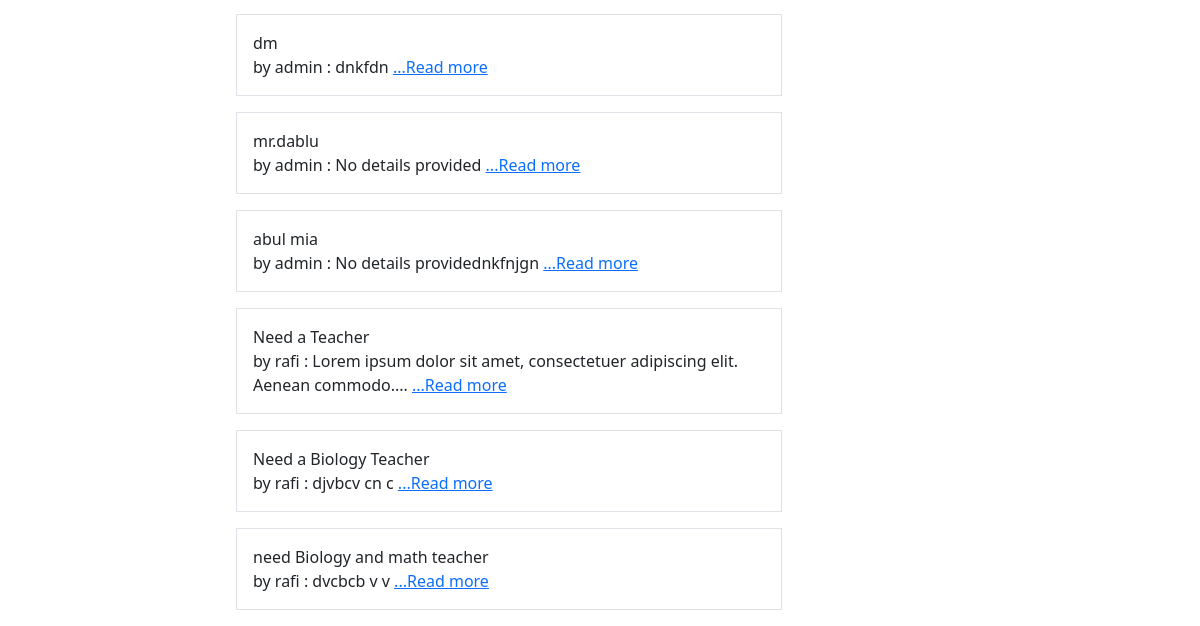
The app's page /postlist/ (lower part), older data.
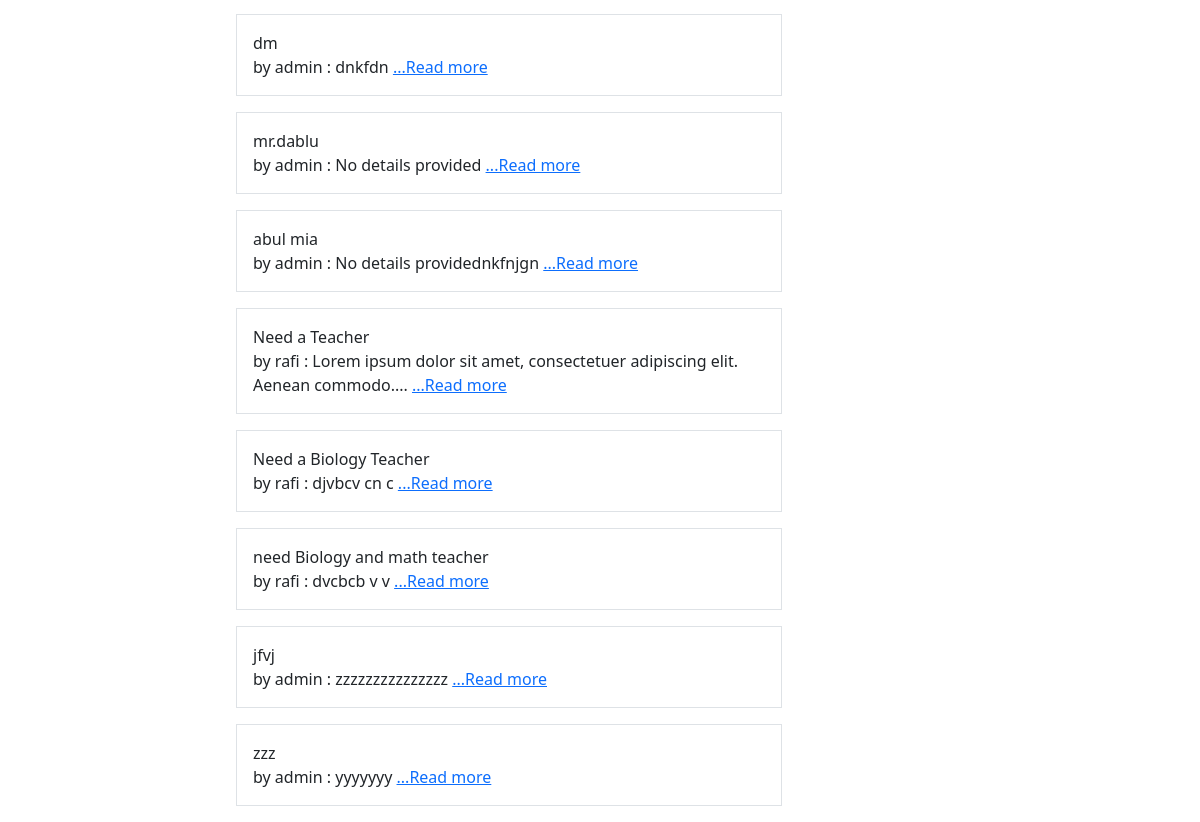
The same page, newer data.
### app/models.py (models this page shows, shortened)
class Post(models.Model):
    CATEGORY_CHOICES = (
        ('Teacher', 'Teacher'),
        ('Student', 'Student'),
    )
    MEDIUM = (
        ('Bangla', 'bangla'),
        ('English', 'English'),
        ('Urdu', 'Urdu'),
        ('Hindi', 'Hindi')
    )
    user = models.ForeignKey(
        User, on_delete=models.CASCADE, blank=True, null=True)
    id = models.AutoField(primary_key=True)
    title = models.CharField(max_length=100)
    slug = models.CharField(max_length=100, default=title)
    email = models.EmailField()
    salary = models.FloatField()
    details = models.TextField(default='No details provided')
    available = models.BooleanField()
    category = models.CharField(max_length=20, choices=CATEGORY_CHOICES)
    created_date = models.DateTimeField(default=now)
    image = models.ImageField(default='default.jpg',
                              upload_to='tuition/images')
    medium = MultiSelectField(
        max_length=100, max_choices=4, choices=MEDIUM,  default='bangla')
    subject = models.ManyToManyField(Subject, related_name='subject_set')
    class_in = models.ManyToManyField(Class_in, related_name='class_set')
    likes = models.ManyToManyField(User, related_name= 'post_likes')
    views = models.ManyToManyField(User,related_name='post_views')
    def details_short(self):
        words = self.details.split(' ')
        if len(words) > 10:
            return " ".join(words[:10]) + '....'
        else:
            return self.details

### app/views.py (the view)
# urls.py: path('postlist/',PostListView.as_view(), name = 'postlist'),
class PostListView(ListView):
    queryset = Post.objects.all()
    template_name = "tuition/postlist.html"
    def get_context_data(self, *args, **kwargs):
        context = super().get_context_data(*args, **kwargs)
        context['post'] = context.get('object_list')
        context["subjects"] = Subject.objects.all()
        context["classes"] = Class_in.objects.all()
        return context

### app/models.py (called while the page is built)
    def __str__(self):
        return self.name

    def __str__(self):
        return self.name

### templates/tuition/postlist.html (shortened to what this page needs)
{% extends 'base.html' %}
{% block body %}
<div class="container ">
<div class="container">
    {% for p in post %} {% comment %}  object_list or post  {% endcomment %}
    <div class="col-md-6 offset-md-2 mb-3 p-3 border">
        {{p.title}} <br>
        by {{p.user.username}} :
        {{p.details_short}}
        <a href="{% url 'app:postdetail' pk=p.id %}">...Read more</a> <br>
    </div>
{% endfor %}
</div>
</div>
{% endblock body %}

Row changes from the older to the newer data that the page shows:
added Post: title "jfvj", user.username "admin", details_short "zzzzzzzzzzzzzzz"
added Post: title "zzz", user.username "admin", details_short "yyyyyyy"
